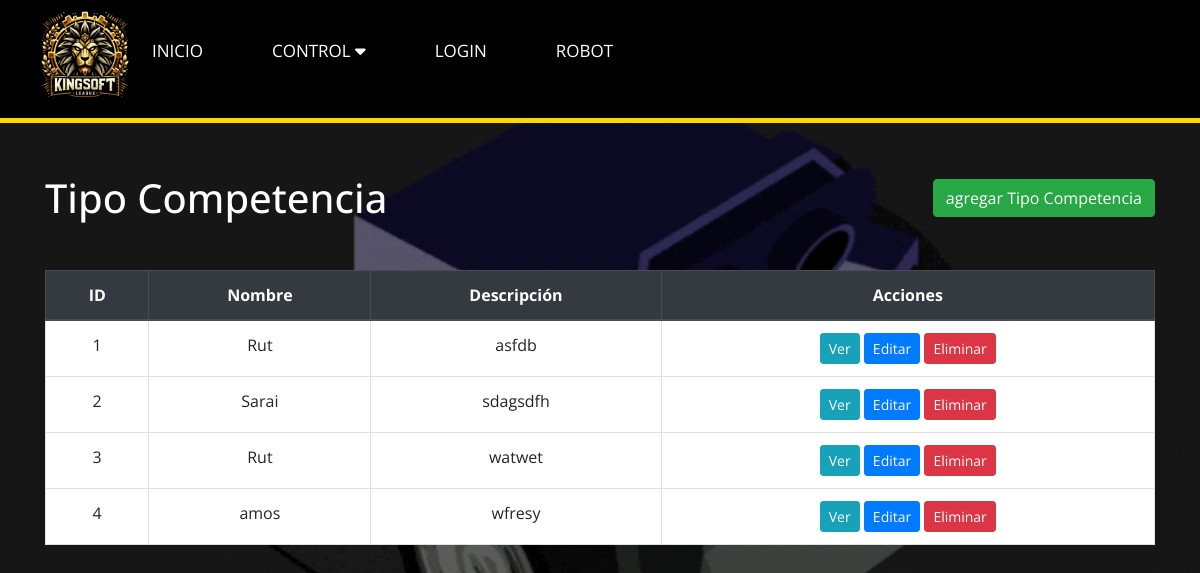
Before: /Versión_1/Diseño/TipoCompetenciaView.php with the older database file.
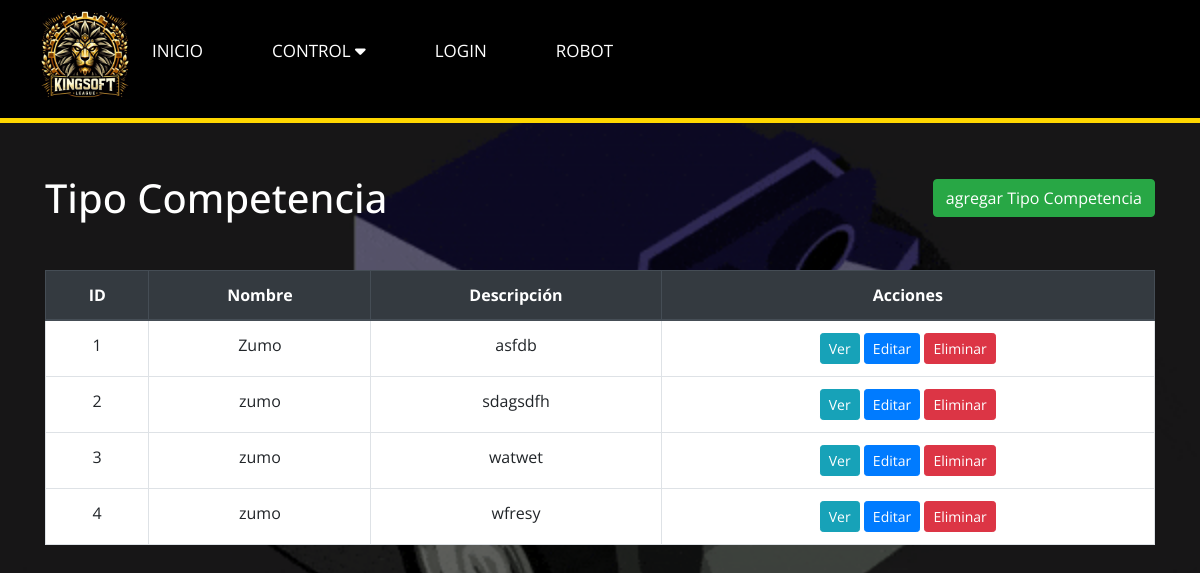
After: the same page with the newer database file.
### tables this page shows
CREATE TABLE `tipo_competencia` (
  `id` int(11) NOT NULL,
  `nombre` varchar(100) DEFAULT NULL,
  `descripcion` varchar(250) DEFAULT NULL
);

### Versión_1/Diseño/TipoCompetenciaController.php (called while the page is built, shortened)
<?php
require_once 'TipoCompetenciaModel.php';
class TipoCompetenciaController {
    private $model;
    public function __construct(TipoCompetenciaModel $model) {
        $this->model = $model;
    }
    public function index() {
        return $this->model->getAllTiposCompetencia();
    }
}
?>

### Versión_1/Diseño/TipoCompetenciaModel.php (called while the page is built, shortened)
<?php
class TipoCompetenciaModel {
    private $db;
    public function __construct(PDO $db) {
        $this->db = $db;
    }
    public function getAllTiposCompetencia() {
        $query = "SELECT * FROM tipo_competencia";
        $stmt = $this->db->query($query);
        return $stmt;
    }
}
?>

### Versión_1/Diseño/TipoCompetenciaView.php (the view, shortened to what this page needs)
<?php
require_once 'TipoCompetenciaController.php';
$db = new PDO('mysql:host=localhost;dbname=datosks', 'root', '');
$controller = new TipoCompetenciaController(new TipoCompetenciaModel($db));
$tiposCompetencia = $controller->index();
?>
<!DOCTYPE html>
<html lang="en">
<head>
    <link rel="stylesheet" href="https://maxcdn.bootstrapcdn.com/bootstrap/4.5.2/css/bootstrap.min.css">
</head>
<body>
<?php
    include 'navegador.php'
    ?>
        <div class="container">
        <div class="d-flex justify-content-between align-items-center mb-4">
            <h1 class="mt-4 mb-4">Tipo Competencia</h1>
            <a href="agregar_club.php" class="btn btn-success">agregar Tipo Competencia</a>
        </div>
        <table class="table table-bordered">
            <thead class="thead-dark">
                <tr>
                    <th>ID</th>
                    <th>Nombre</th>
                    <th>Descripción</th>
                    <th>Acciones</th>
                </tr>
            </thead>
            <tbody>
                <?php while ($tipo = $tiposCompetencia->fetch(PDO::FETCH_ASSOC)) : ?>
                    <tr>
                        <td><?php echo $tipo['id']; ?></td>
                        <td><?php echo $tipo['nombre']; ?></td>
                        <td><?php echo $tipo['descripcion']; ?></td>
                        <td>
                            <a href="ver_tipo_competencia.php?id=<?php echo $tipo['id']; ?>" class="btn btn-info btn-sm">Ver</a>
                            <a href="editar_tipo_competencia.php?id=<?php echo $tipo['id']; ?>" class="btn btn-primary btn-sm">Editar</a>
                            <a href="eliminar_tipo_competencia.php?id=<?php echo $tipo['id']; ?>" class="btn btn-danger btn-sm">Eliminar</a>
                        </td>
                    </tr>
                <?php endwhile; ?>
            </tbody>
        </table>
    </div>
</body>
</html>

Changed rows visible on the page:
changed tipo_competencia "asfdb": nombre "Rut" → "Zumo"
changed tipo_competencia "sdagsdfh": nombre "Sarai" → "zumo"
changed tipo_competencia "watwet": nombre "Rut" → "zumo"
changed tipo_competencia "wfresy": nombre "amos" → "zumo"
